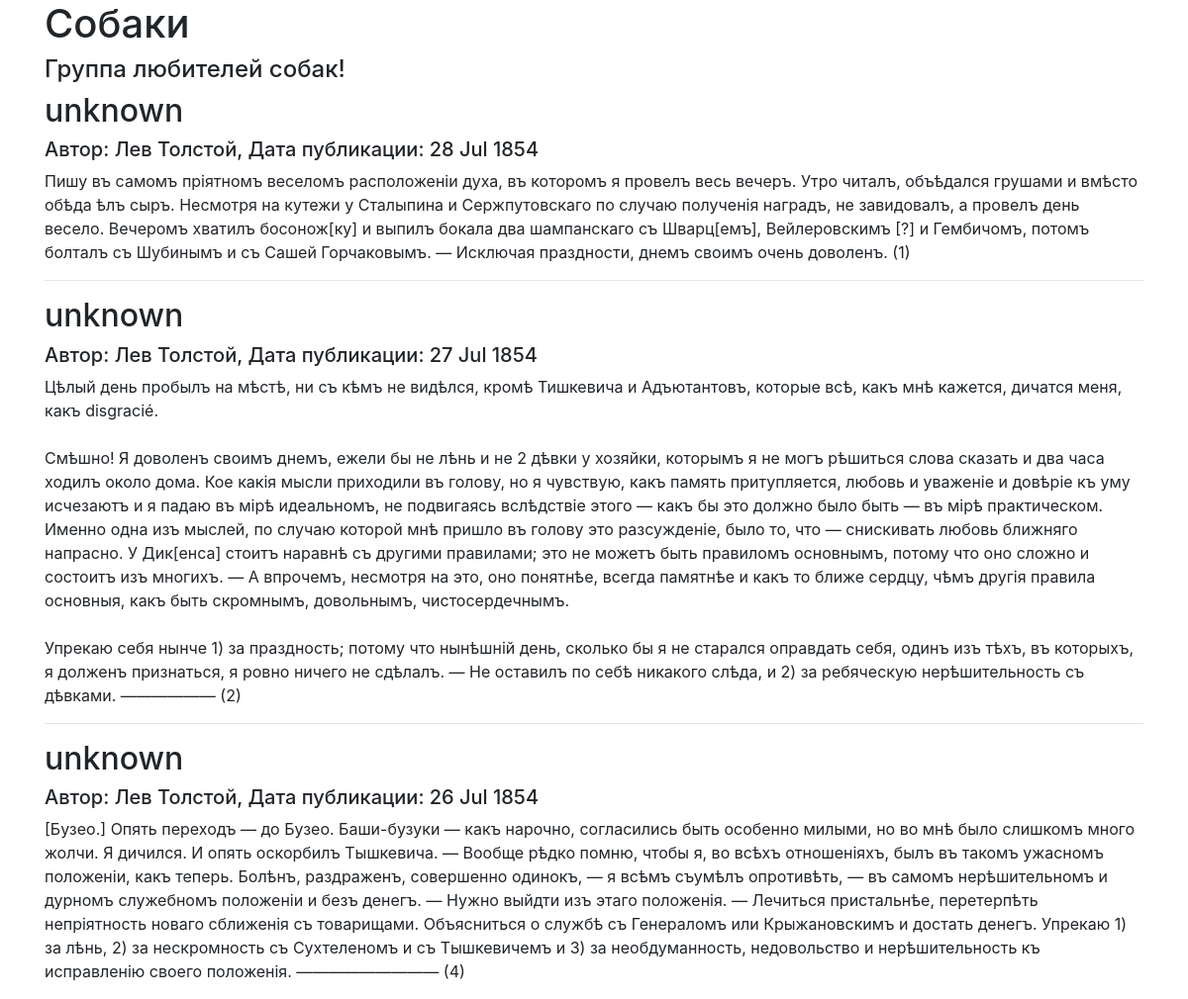
Screenshot of /group/dog/ with the database file from the repository.
### posts/models.py (models this page shows)
class Group(models.Model):
    title = models.CharField(max_length=100)
    slug = models.SlugField(unique=True)
    description = models.TextField()
    def __str__(self):
        return self.title

class Post(models.Model):
    class Meta:
        ordering = ['-pub_date']
    name = models.CharField(max_length=200, default='unknown')
    text = models.TextField()
    pub_date = models.DateTimeField("date published", auto_now_add=True)
    author = models.ForeignKey(User, on_delete=models.CASCADE, related_name="posts")
    group = models.ForeignKey(Group, on_delete=models.SET_NULL, related_name="posts", blank=True, null=True)

### posts/views.py (the view)
# urls.py: path('group/<slug:slug>/', views.group_posts, name='group_posts'),
def group_posts(request, slug):
    group = get_object_or_404(Group, slug=slug)
    posts = group.posts.all()[:12]
    return render(request, 'group.html', {'group':group, 'posts':posts})

### templates/group.html (shortened to what this page needs)
{% extends "base.html" %}
{% block header %}{{group}}{% endblock %}
{% block content %}
  <h4>{{group.description}}</h4>
  {% for post in posts %}
    <h2>{{ post.name }}</h2>
    <h5>
      Автор: {{ post.author.get_full_name }}, Дата публикации: {{ post.pub_date|date:"d M Y" }}
    </h5>
    <p>{{ post.text|linebreaksbr }}</p>
    {% if not forloop.last %}<hr>{% endif %}
  {% endfor %}
{% endblock %}

### rows the page displays
Group: title "Собаки", description "Группа любителей собак!"
Post: name "unknown", author.get_full_name "Лев Толстой", pub_date "28 Jul 1854", text "Пишу въ самомъ пріятномъ веселомъ расположеніи духа, въ которомъ я провелъ весь вечеръ. Утро читалъ, объѣдался грушами и вмѣсто обѣда ѣлъ сыръ. Несмотря на кутежи у Сталыпина и Сержпутовскаго по случаю полученія наградъ, не завидовалъ, а провелъ день весело. Вечеромъ хватилъ босонож[ку] и выпилъ бокала два шампанскаго съ Шварц[емъ], Вейлеровскимъ [?] и Гембичомъ, потомъ болталъ съ Шубинымъ и съ Сашей Горчаковымъ. — Исключая праздности, днемъ своимъ очень доволенъ. (1)"
Post: name "unknown", author.get_full_name "Лев Толстой", pub_date "27 Jul 1854", text "Цѣлый день пробылъ на мѣстѣ, ни съ кѣмъ не видѣлся, кромѣ Тишкевича и Адъютантовъ, которые всѣ, какъ мнѣ кажется, дичатся меня, какъ disgracié. Смѣшно! Я доволенъ своимъ днемъ, ежели бы не лѣнь и не 2 дѣвки у хозяйки, которымъ я не могъ рѣшиться слова сказать и два часа ходилъ около дома. Кое какія мысли приходили въ голову, но я чувствую, какъ память притупляется, любовь и уваженіе и довѣріе къ уму исчезаютъ и я падаю въ мірѣ идеальномъ, не подвигаясь вслѣдствіе этого — какъ бы это должно было быть — въ мірѣ практическом. Именно одна изъ мыслей, по случаю которой мнѣ пришло въ голову это разсужденіе, было то, что — снискивать любовь ближняго напрасно. У Дик[енса] стоитъ наравнѣ съ другими…"
Post: name "unknown", author.get_full_name "Лев Толстой", pub_date "26 Jul 1854", text "[Бузео.] Опять переходъ — до Бузео. Баши-бузуки — какъ нарочно, согласились быть особенно милыми, но во мнѣ было слишкомъ много жолчи. Я дичился. И опять оскорбилъ Тышкевича. — Вообще рѣдко помню, чтобы я, во всѣхъ отношеніяхъ, былъ въ такомъ ужасномъ положеніи, какъ теперь. Болѣнъ, раздраженъ, совершенно одинокъ, — я всѣмъ съумѣлъ опротивѣть, — въ самомъ нерѣшительномъ и дурномъ служебномъ положеніи и безъ денегъ. — Нужно выйдти изъ этаго положенія. — Лечиться пристальнѣе, перетерпѣть непріятность новаго сближенія съ товарищами. Объясниться о службѣ съ Генераломъ или Крыжановскимъ и достать денегъ. Упрекаю 1) за лѣнь, 2) за нескромность съ Сухтеленомъ и съ Тышкевичемъ и 3) за…"
